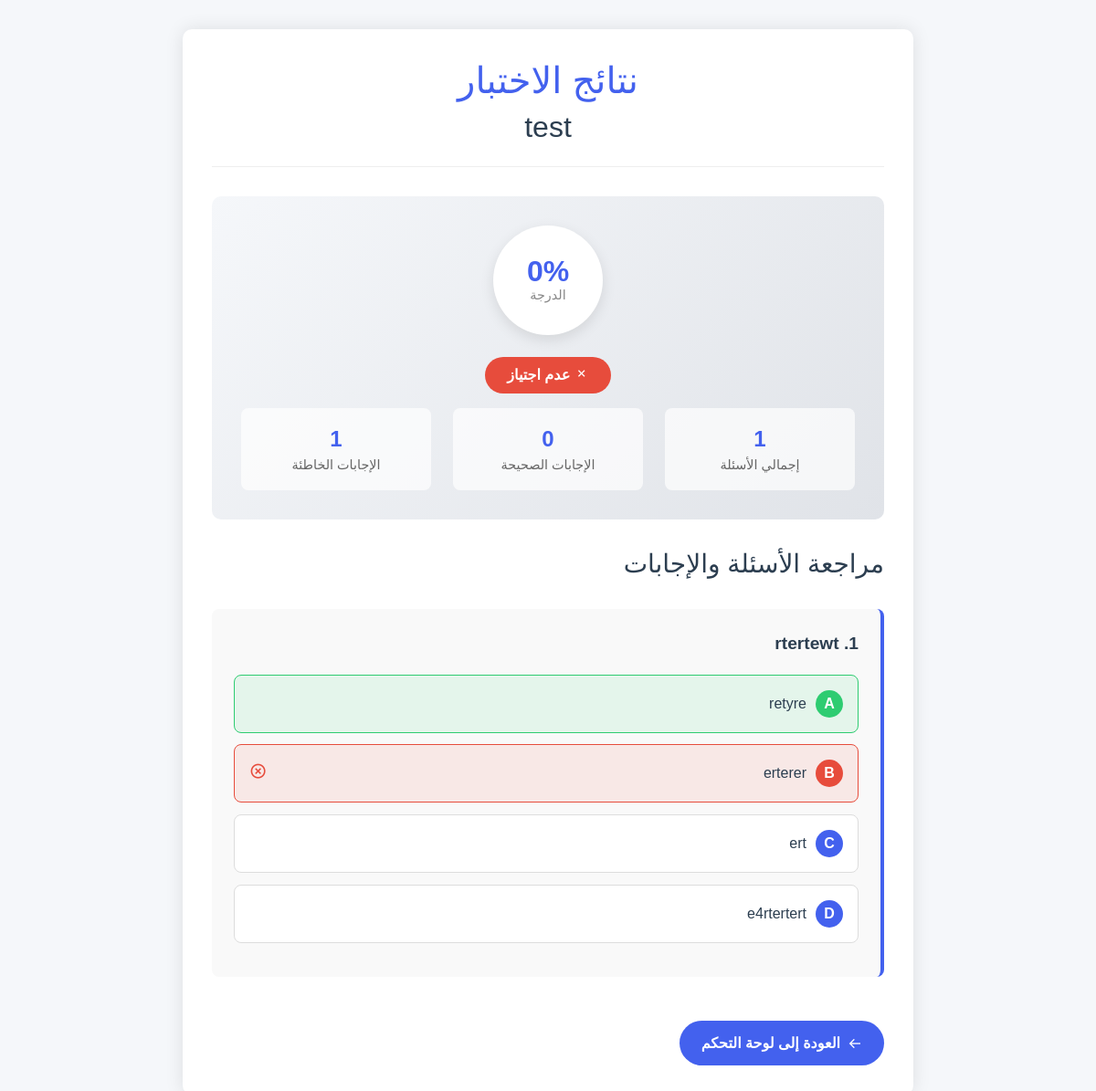
The app's page /quiz-system/quiz/results.php?id=25&attempt=8 (signed in) with its own data.
### tables this page shows
CREATE TABLE IF NOT EXISTS `quiz_attempts` (
  `attempt_id` int NOT NULL AUTO_INCREMENT,
  `quiz_id` int NOT NULL,
  `student_id` int NOT NULL,
  `start_time` datetime NOT NULL,
  `end_time` datetime DEFAULT NULL,
  `score` decimal(5,2) DEFAULT NULL,
  `status` enum('in_progress','completed','timed_out') NOT NULL DEFAULT 'in_progress',
  PRIMARY KEY (`attempt_id`),
  KEY `quiz_id` (`quiz_id`),
  KEY `student_id` (`student_id`)
);

CREATE TABLE IF NOT EXISTS `quizzes` (
  `quiz_id` int NOT NULL AUTO_INCREMENT,
  `title` varchar(255) NOT NULL,
  `description` text,
  `course_id` int NOT NULL,
  `professor_id` int NOT NULL,
  `time_limit` int NOT NULL,
  `start_time` datetime NOT NULL,
  `end_time` datetime NOT NULL,
  `created_at` timestamp NULL DEFAULT CURRENT_TIMESTAMP,
  `updated_at` timestamp NULL DEFAULT CURRENT_TIMESTAMP ON UPDATE CURRENT_TIMESTAMP,
  PRIMARY KEY (`quiz_id`),
  KEY `course_id` (`course_id`),
  KEY `professor_id` (`professor_id`)
);

CREATE TABLE IF NOT EXISTS `student_answers` (
  `id` int NOT NULL AUTO_INCREMENT,
  `attempt_id` int NOT NULL,
  `question_id` int NOT NULL,
  `selected_option_id` int DEFAULT NULL,
  `answer_text` text,
  `selected_answer_id` int DEFAULT NULL,
  `is_correct` tinyint(1) DEFAULT NULL,
  `points_earned` decimal(5,2) DEFAULT '0.00',
  PRIMARY KEY (`id`),
  KEY `attempt_id` (`attempt_id`),
  KEY `question_id` (`question_id`),
  KEY `selected_answer_id` (`selected_answer_id`)
);

CREATE TABLE IF NOT EXISTS `quiz_questions` (
  `question_id` int NOT NULL AUTO_INCREMENT,
  `quiz_id` int NOT NULL,
  `question_text` text NOT NULL,
  `question_type` enum('multiple_choice','true_false','short_answer') NOT NULL,
  `points` int NOT NULL DEFAULT '1',
  `question_order` int DEFAULT '0',
  PRIMARY KEY (`question_id`),
  KEY `quiz_id` (`quiz_id`)
);

CREATE TABLE IF NOT EXISTS `question_options` (
  `option_id` int NOT NULL AUTO_INCREMENT,
  `question_id` int NOT NULL,
  `option_text` text NOT NULL,
  `is_correct` tinyint(1) NOT NULL DEFAULT '0',
  `option_order` int DEFAULT NULL,
  PRIMARY KEY (`option_id`),
  KEY `question_id` (`question_id`)
);

### public_html/quiz-system/quiz/results.php (the view, shortened to what this page needs)
<?php
$quizId = isset($_GET['id']) ? intval($_GET['id']) : 0;
$attemptId = isset($_GET['attempt']) ? intval($_GET['attempt']) : 0;
$conn = connectDB();
$studentId = $_SESSION["user_id"];
$verifyAttempt = $conn->prepare("
    SELECT a.*, q.title, q.time_limit
    FROM quiz_attempts a
    JOIN quizzes q ON a.quiz_id = q.quiz_id
    WHERE a.attempt_id = ? AND a.quiz_id = ?
    AND (a.student_id = ? OR q.professor_id = ?)
");
$verifyAttempt->bind_param("iiii", $attemptId, $quizId, $studentId, $studentId);
$verifyAttempt->execute();
$verifyResult = $verifyAttempt->get_result();
$attempt = $verifyResult->fetch_assoc();
$columnCheckQuery = "SHOW COLUMNS FROM student_answers LIKE 'option_id'";
$columnCheckResult = $conn->query($columnCheckQuery);
if ($columnCheckResult->num_rows == 0) {
    $optionColumnName = "selected_option_id";
} else {
    $optionColumnName = "option_id";
}
$questions = [];
$questionsQuery = $conn->prepare("
    SELECT q.question_id, q.question_text, q.question_type, q.question_order,
           sa.{$optionColumnName} as student_option_id, sa.is_correct as correct_answer
    FROM quiz_questions q
    LEFT JOIN student_answers sa ON q.question_id = sa.question_id AND sa.attempt_id = ?
    WHERE q.quiz_id = ?
    ORDER BY q.question_order, q.question_id
");
$questionsQuery->bind_param("ii", $attemptId, $quizId);
$questionsQuery->execute();
$questionsResult = $questionsQuery->get_result();
while ($question = $questionsResult->fetch_assoc()) {
    $optionsQuery = $conn->prepare("
        SELECT option_id, option_text, is_correct
        FROM question_options
        WHERE question_id = ?
        ORDER BY option_order, option_id
    ");
    $optionsQuery->bind_param("i", $question['question_id']);
    $optionsQuery->execute();
    $optionsResult = $optionsQuery->get_result();
    $options = [];
    $correctOptionId = null;
    while ($option = $optionsResult->fetch_assoc()) {
        $options[] = $option;
        if ($option['is_correct']) {
            $correctOptionId = $option['option_id'];
        }
    }
    $question['options'] = $options;
    $question['correct_option_id'] = $correctOptionId;
    $questions[] = $question;
}
$totalQuestions = count($questions);
$correctAnswers = 0;
$scorePercentage = ($totalQuestions > 0) ? round(($correctAnswers / $totalQuestions) * 100) : 0;
$passingScore = 60;
$passed = ($scorePercentage >= $passingScore);
?>
<!DOCTYPE html>
<html lang="ar" dir="rtl">
<head>
    <link rel="stylesheet" href="https://cdn.jsdelivr.net/npm/bootstrap@5.2.3/dist/css/bootstrap.rtl.min.css">
    <link rel="stylesheet" href="https://cdn.jsdelivr.net/npm/boxicons@2.1.4/css/boxicons.min.css">
</head>
<body>
    <div class="container">
        <div class="results-container">
            <div class="results-header">
                <h1 class="results-title">نتائج الاختبار</h1>
                <h2><?php echo htmlspecialchars($attempt['title']); ?></h2>
            </div>
            <div class="score-card">
                <div class="score-circle">
                    <div class="score-percentage"><?php echo $scorePercentage; ?>%</div>
                    <div class="score-label">الدرجة</div>
                </div>
                <div>
                    <?php if ($passed): ?>
                        <div class="pass-badge">
                            <i class='bx bx-check'></i> اجتياز
                        </div>
                    <?php else: ?>
                        <div class="fail-badge">
                            <i class='bx bx-x'></i> عدم اجتياز
                        </div>
                    <?php endif; ?>
                </div>
                <div class="score-details">
                    <div class="score-item">
                        <div class="score-item-value"><?php echo $totalQuestions; ?></div>
                        <div class="score-item-label">إجمالي الأسئلة</div>
                    </div>
                    <div class="score-item">
                        <div class="score-item-value"><?php echo $correctAnswers; ?></div>
                        <div class="score-item-label">الإجابات الصحيحة</div>
                    </div>
                    <div class="score-item">
                        <div class="score-item-value"><?php echo $totalQuestions - $correctAnswers; ?></div>
                        <div class="score-item-label">الإجابات الخاطئة</div>
                    </div>
                </div>
            </div>
            <div class="questions-review">
                <div class="review-header">
                    <h3>مراجعة الأسئلة والإجابات</h3>
                </div>
                <?php foreach ($questions as $index => $question): ?>
                    <div class="question-item">
                        <div class="question-text">
                            <?php echo ($index + 1) . '. ' . htmlspecialchars($question['question_text']); ?>
                        </div>
                        <div class="options-container">
                            <?php foreach ($question['options'] as $optionIndex => $option): ?>
                                <?php
                                    $optionClass = '';
                                    $statusIcon = '';
                                    if ($option['option_id'] == $question['student_option_id']) {
                                        if ($option['is_correct']) {
                                            $optionClass = 'option-correct';
                                            $statusIcon = '<i class="bx bx-check-circle correct-icon"></i>';
                                        } else {
                                            $optionClass = 'option-incorrect';
                                            $statusIcon = '<i class="bx bx-x-circle incorrect-icon"></i>';
                                        }
                                    } elseif ($option['is_correct']) {
                                        $optionClass = 'option-correct';
                                    }
                                ?>
                                <div class="option-item <?php echo $optionClass; ?>">
                                    <span class="option-prefix"><?php echo chr(65 + $optionIndex); ?></span>
                                    <span class="option-text"><?php echo htmlspecialchars($option['option_text']); ?></span>
                                    <?php if (!empty($statusIcon)): ?>
                                        <span class="option-status"><?php echo $statusIcon; ?></span>
                                    <?php endif; ?>
                                </div>
                            <?php endforeach; ?>
                        </div>
                    </div>
                <?php endforeach; ?>
            </div>
            <a href="../dashboard.php" class="btn btn-primary back-btn">
                <i class='bx bx-arrow-back'></i> العودة إلى لوحة التحكم
            </a>
        </div>
    </div>
</body>
</html>

### public_html/quiz-system/quiz/results.php (style rules this page uses)
:root { --primary-color: #4361ee; --success-color: #2ecc71; --danger-color: #e74c3c; --warning-color: #f39c12; --info-color: #3498db; --dark-color: #2c3e50; --light-color: #f5f7fa; }
body { background-color: var(--light-color); font-family: 'Cairo', sans-serif; color: var(--dark-color); }
.results-container { max-width: 800px; margin: 2rem auto; background: white; border-radius: 10px; box-shadow: 0 0 20px rgba(0, 0, 0, 0.1); padding: 2rem; }
.results-header { text-align: center; margin-bottom: 2rem; padding-bottom: 1rem; border-bottom: 1px solid #eee; }
.results-title { color: var(--primary-color); margin-bottom: 0.5rem; }
.score-card { background: linear-gradient(135deg, #f5f7fa 0%, #e0e3e8 100%); border-radius: 10px; padding: 2rem; margin-bottom: 2rem; text-align: center; position: relative; overflow: hidden; }
.score-circle { width: 120px; height: 120px; border-radius: 50%; background: white; display: flex; flex-direction: column; align-items: center; justify-content: center; margin: 0 auto 1.5rem; box-shadow: 0 5px 15px rgba(0, 0, 0, 0.1); position: relative; z-index: 1; }
.score-percentage { font-size: 2rem; font-weight: bold; line-height: 1; color: var(--primary-color); }
.score-label { font-size: 0.9rem; color: #888; }
.fail-badge { background: var(--danger-color); color: white; border-radius: 30px; padding: 0.5rem 1.5rem; font-weight: bold; display: inline-block; margin-bottom: 1rem; }
.score-details { display: flex; justify-content: center; gap: 1.5rem; text-align: center; }
.score-item { flex: 1; padding: 1rem; border-radius: 8px; background: rgba(255, 255, 255, 0.7); }
.score-item-value { font-size: 1.5rem; font-weight: bold; color: var(--primary-color); }
.score-item-label { font-size: 0.9rem; color: #666; }
.questions-review { margin-top: 2rem; }
.review-header { display: flex; justify-content: space-between; align-items: center; margin-bottom: 1.5rem; }
.question-item { background: #f9f9f9; border-radius: 8px; padding: 1.5rem; margin-bottom: 1.5rem; border-right: 4px solid var(--primary-color); }
.question-text { font-size: 1.2rem; font-weight: bold; margin-bottom: 1.2rem; }
.option-item { position: relative; padding: 1rem; background: white; border: 1px solid #ddd; border-radius: 8px; margin-bottom: 0.8rem; display: flex; align-items: center; }
.option-prefix { display: inline-block; width: 30px; height: 30px; background: var(--primary-color); color: white; border-radius: 50%; text-align: center; line-height: 30px; margin-left: 10px; font-weight: bold; }
.option-correct { background-color: rgba(46, 204, 113, 0.1); border-color: var(--success-color); }
.option-incorrect { background-color: rgba(231, 76, 60, 0.1); border-color: var(--danger-color); }
.option-correct .option-prefix { background-color: var(--success-color); }
.option-incorrect .option-prefix { background-color: var(--danger-color); }
.option-status { position: absolute; left: 1rem; font-size: 1.2rem; }
.incorrect-icon { color: var(--danger-color); }
.btn { padding: 0.8rem 1.5rem; border-radius: 50px; font-weight: bold; cursor: pointer; transition: all 0.3s; text-decoration: none; }
.btn-primary { background: var(--primary-color); color: white; border: none; }
.back-btn { display: inline-flex; align-items: center; margin-top: 1.5rem; }
.back-btn i { margin-left: 0.5rem; }

### records on screen
quiz_attempts: quiz.title "test"
student_answers: question.question_text "rtertewt"
question_options: optionIndex "A", option_text "retyre"
question_options: optionIndex "B", option_text "erterer", is_correct 0 (drawn)
question_options: optionIndex "C", option_text "ert"
question_options: optionIndex "D", option_text "e4rtertert"

### other values on screen
$scorePercentage "0"
$totalQuestions "1"
$correctAnswers "0"
$totalQuestions - $correctAnswers "1"
